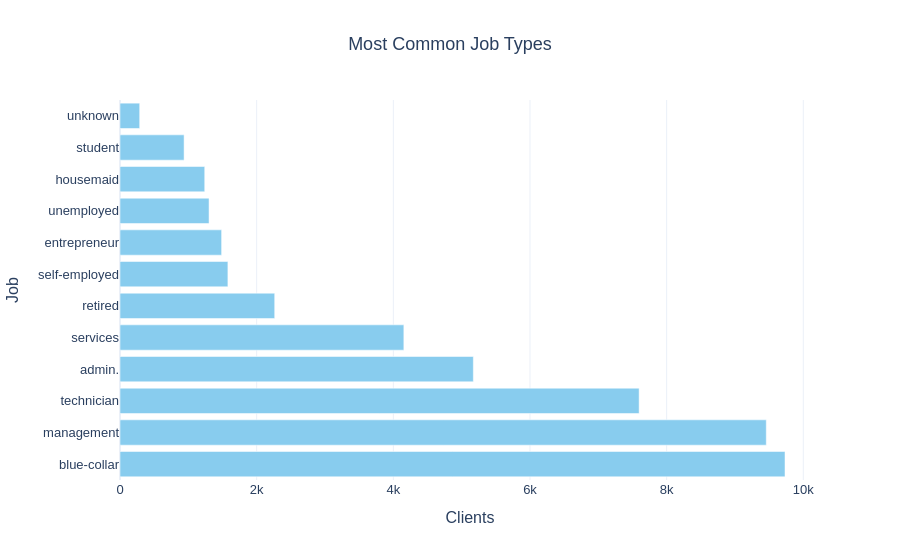

This figure's notebook cell:
### Markdown cell above
<div style="
  width: 97%;
  margin: 18px 0;
  padding: 14px 18px;
  border-radius: 12px;
  text-align: left;
  background: rgba(140, 140, 140, 0.10);
  border: 1px solid rgba(140, 140, 140, 0.18);
  box-shadow: 0 6px 18px rgba(0,0,0,0.12);
  backdrop-filter: blur(10px);
  position: relative;
  overflow: hidden;
">
  <div style="
    position: absolute;
    left: 0; 
    top: 0; 
    bottom: 0;
    width: 6px;
    background: linear-gradient(180deg, #5e0ab9 0%, #6a11cb 55%, #3f84fd 100%);
  "></div>
  <h3 style="
    margin: 0;
    padding-left: 12px;
    font-family: 'Segoe UI', sans-serif;
    font-weight: 800;
    letter-spacing: 1px;
    font-size: 1.25em;
    color: inherit;
  ">
    2. Q3 What are the most common job types?
  </h3>
</div>

### Code cell
our_plots.plot_bar(df["job"], title="Most Common Job Types", x_label="Job", y_label="Clients", sort_by="values", horizontal=True)

### Figure 1 — Plotly figure (JSON) as saved in the notebook; plotly's stock layout.template omitted (floating-point values rounded to 4 significant figures)
{"data": [{"hovertemplate": "Clients=%{x}<br>Job=%{y}<extra></extra>", "legendgroup": "", "marker": {"color": "rgb(136, 204, 238)", "pattern": {"shape": ""}}, "name": "", "orientation": "h", "showlegend": false, "textposition": "auto", "type": "bar", "x": [9732, 9458, 7597, 5171, 4154, 2264, 1579, 1487, 1303, 1240, 938, 288], "xaxis": "x", "y": ["blue-collar", "management", "technician", "admin.", "services", "retired", "self-employed", "entrepreneur", "unemployed", "housemaid", "student", "unknown"], "yaxis": "y"}], "layout": {"barmode": "relative", "font": {"family": "Arial", "size": 13}, "legend": {"tracegroupgap": 0}, "showlegend": false, "title": {"text": "Most Common Job Types", "x": 0.5}, "xaxis": {"anchor": "y", "domain": [0, 1], "title": {"text": "Clients"}}, "yaxis": {"anchor": "x", "domain": [0, 1], "title": {"text": "Job"}}}}
